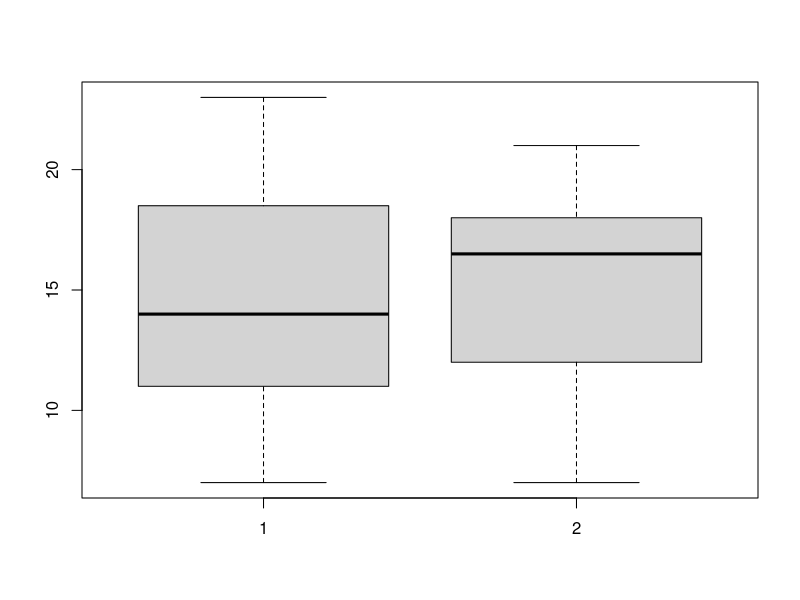
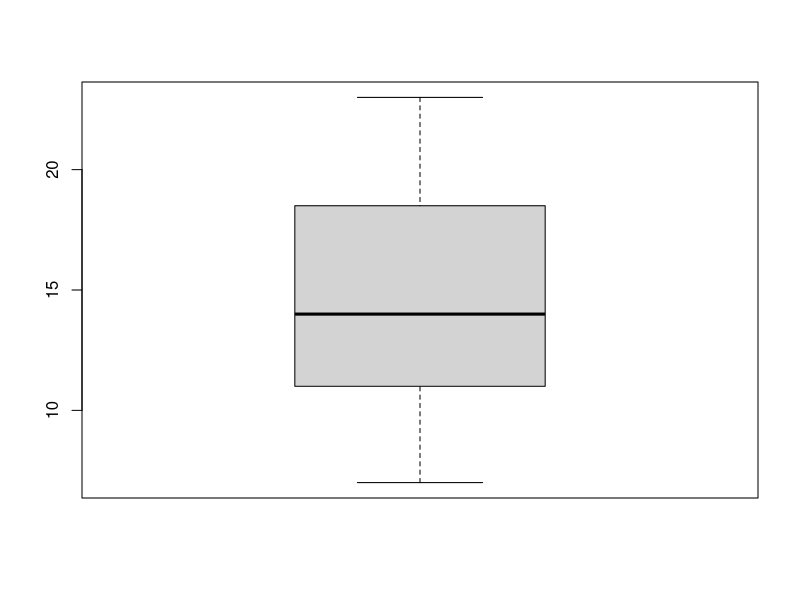
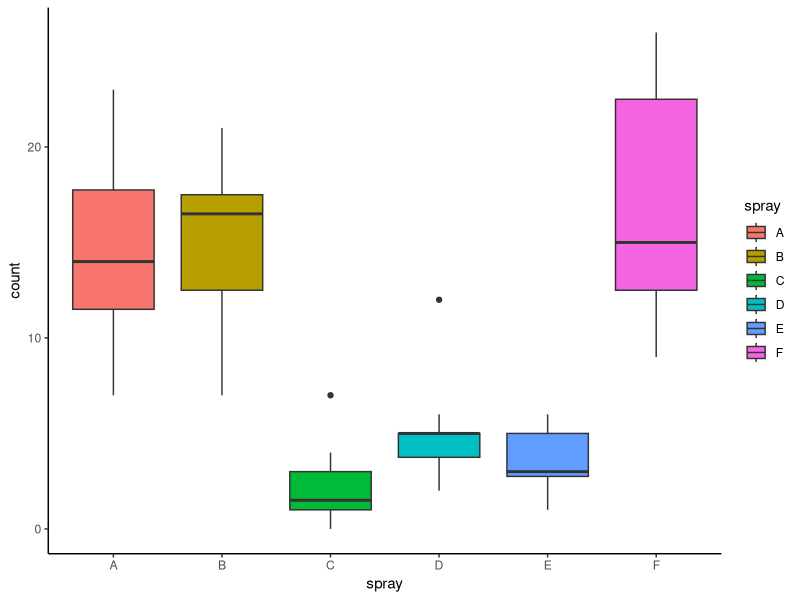
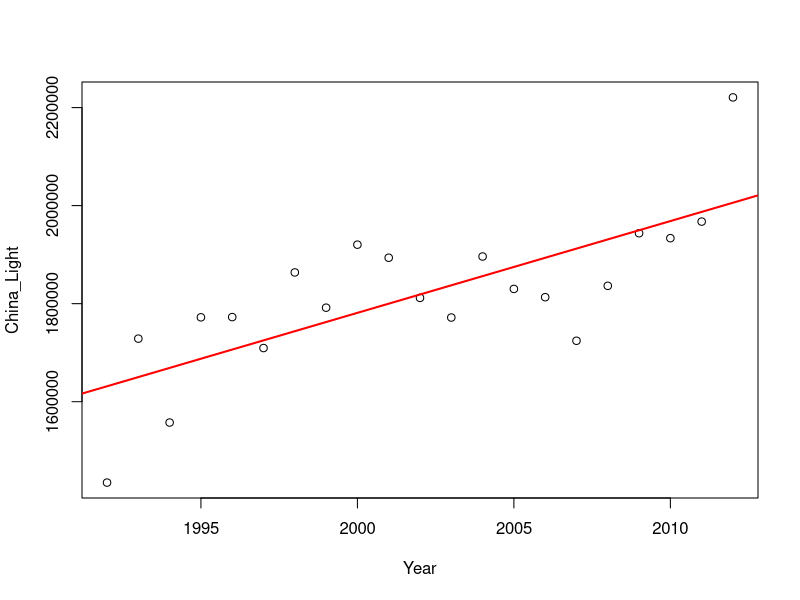

Source code (R) for these figures, in order:
library(dplyr)
library(MASS)
library(leaps)
library(tidyr)
library(ggplot2)
#7.1
A <- InsectSprays %>% 
  gather(count, spray) %>% 
  filter(spray == "A") %>% 
  pull(count)
B <- InsectSprays %>% 
  gather(count, spray) %>% 
  filter(spray == "B") %>% 
  pull(count)
boxplot(A,B)
boxplot(A)
t.test(A, B)

#7.2
ggplot(InsectSprays, aes(x = spray, y = count, fill = spray)) +
  geom_boxplot() +
  theme_classic()
anova_one_way <- aov(count~factor(spray), data = InsectSprays)
summary(anova_one_way)

#=====7.3=====
DMSP <- read.csv("DMSP.csv", header = T)
China_Light <- DMSP$Light
Year<- DMSP$Year
plot(Year, China_Light, xlab = 'Year', ylab = 'China_Light')
fit <- lm(China_Light~Year)
summary(fit)
abline(fit, lwd = 2, col = "red")
